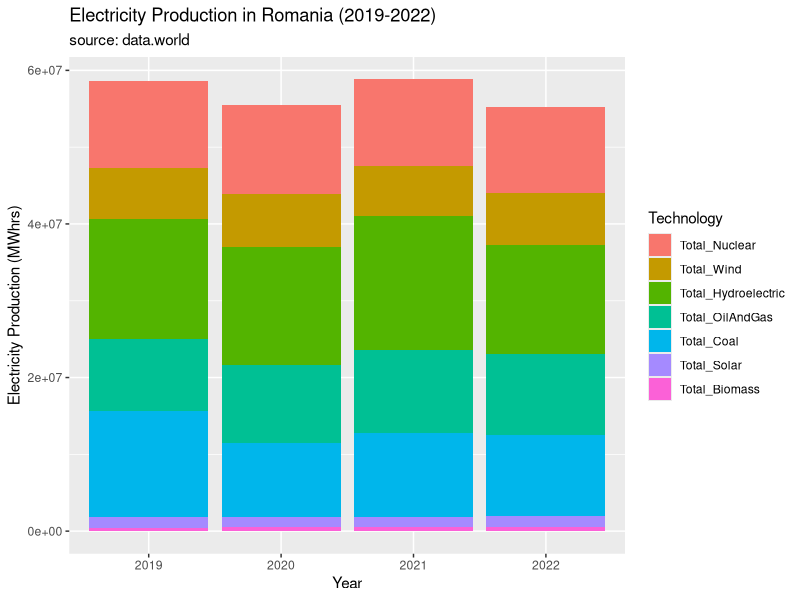
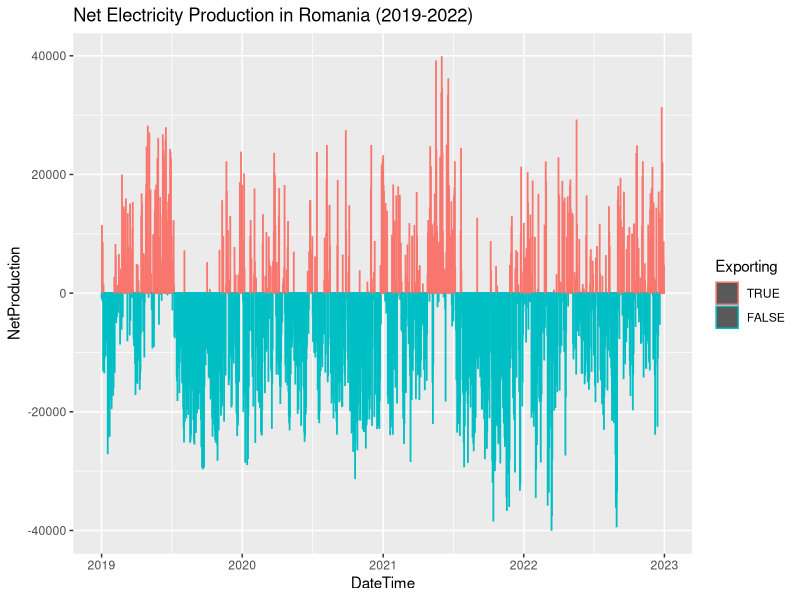
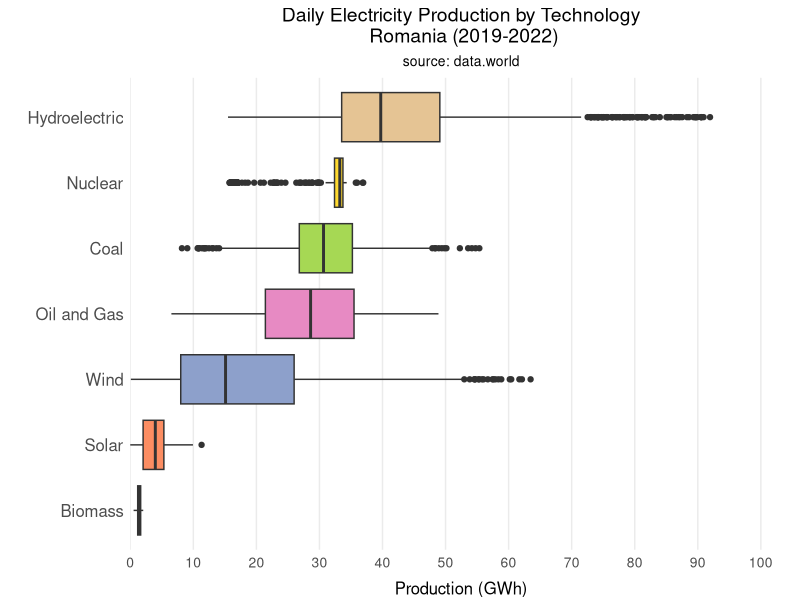
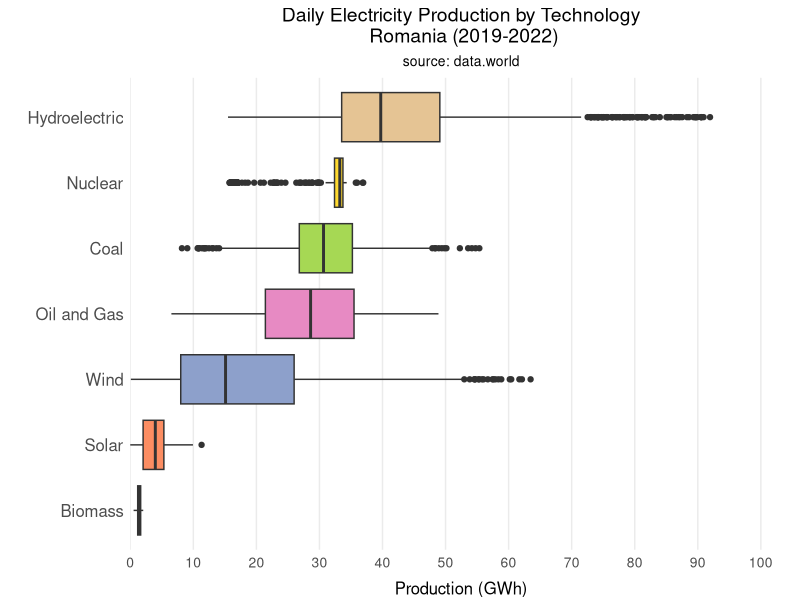

Source code (R) for these figures, in order:
## ---- chunk 1
#initial setup & files
library(RColorBrewer)
library(plyr)
library(reshape2)
library(tidyverse)

setwd("/Users/home/Downloads/5. Github Public Repos/Daily-Electricity-in-Romania--2019-2023--EDA")
romaniaElectricity <- read.csv("datasets/daily_electricity_data.csv")
romaniaElectricity <- romaniaElectricity %>%
  mutate(DateTime = as.Date(DateTime)) %>%
  filter(DateTime < "2023-01-01")
## ---- chunk 2
#Types of potential graphs:
#-barplot of production by year + by category(stacked)
#-timeseries plot of net electricity production (if negative - country is importing elecricity, if positive - exporting)
#-mean electricity production by technology type (transform the data to get categorical var)
## ---- chunk 3
#exploring the data a little bit
head(romaniaElectricity)
str(romaniaElectricity) 
#DateTime needs to be a date var
#also need to take individual columns with different electricity production tech into two columns: tech and production_num
## ---- chunk 4
#graph1 production by year

productionByYear <- romaniaElectricity %>%
  mutate(Year = format(DateTime, "%Y")) %>%
  group_by(Year) %>%
  mutate(Total_Consumption = sum(Consumption),
    Total_Production = sum(Production),
    Total_Nuclear = sum(Nuclear),
    Total_Wind = sum(Wind),
    Total_Hydroelectric = sum(Hydroelectric),
    Total_OilAndGas = sum(Oil.and.Gas),
    Total_Coal = sum(Coal),
    Total_Solar = sum(Solar),
    Total_Biomass = sum(Biomass)) %>%
  select(Year, Total_Production,
            Total_Nuclear, Total_Wind, Total_Hydroelectric,
            Total_OilAndGas, Total_Coal, Total_Solar, Total_Biomass) %>%
  summarise_all(mean)

productionByYear <- melt(productionByYear, 
                         id.vars = c("Year", "Total_Production"),
                         variable.name = "Technology",
                         value.name = "Technology_Production") %>%
  arrange(Year)

ggplot(productionByYear, aes(x = Year, y = Technology_Production, fill = Technology)) + 
  geom_bar(stat = "identity") +
  labs(x = "Year",
       y = "Electricity Production (MWhrs)",
       title = "Electricity Production in Romania (2019-2022)",
       subtitle = "source: data.world") +
  theme()
## ---- chunk 5
#graph2 net electricity
netElectricity <- romaniaElectricity %>%
  select(DateTime, Production, Consumption) %>%
  mutate(NetProduction = Production - Consumption,
         Exporting = NetProduction > 0) %>%
  select(DateTime, NetProduction, Exporting) %>%
  mutate(Exporting = factor(Exporting, levels = c("TRUE", "FALSE")))


ggplot(netElectricity, aes(x = DateTime, y = NetProduction, color = Exporting)) + 
  geom_col() +
  labs(title = "Net Electricity Production in Romania (2019-2022)")
## ---- chunk 6
#graph3 production by technology
productionByTechnology <- melt(romaniaElectricity,
                               id.vars = c("DateTime", "Consumption", "Production"),
                               variable.name = "Technology",
                               value.name = "Technology_Production") %>%
  mutate(Technology_Production = Technology_Production / 1000) %>% #transform to GWh
  arrange(DateTime) %>%
  group_by(Technology) %>%
  mutate(Median_Production = median(Technology_Production)) %>%
  ungroup()

#changing one of the levels
productionByTechnology$Technology <- revalue(productionByTechnology$Technology,
                                             c("Oil.and.Gas" = "Oil and Gas"))

#sorting the levels in factor
productionByTechnology$Technology <- fct_reorder(productionByTechnology$Technology, productionByTechnology$Median_Production)

ggplot(productionByTechnology, aes(x = Technology_Production, y = Technology, fill = Technology)) +
  geom_boxplot() +
  scale_x_continuous(limits = c(0,105), 
                     breaks = c(0,10,20,30,40,50,60,70,80,90,100), 
                     expand = c(0,0)) +
  labs(title = "Daily Electricity Production by Technology\n Romania (2019-2022)",
       subtitle = "source: data.world",
       x = "Production (GWh)",
       y = "") + 
  scale_fill_brewer(palette = "Set2") +
  theme_minimal() +
  theme(plot.title = element_text(size = 14, hjust=0.5),
        plot.subtitle = element_text(size = 10, hjust=0.5),
        axis.text.y = element_text(size = 12),
        axis.text.x = element_text(size = 10),
        axis.title.x = element_text(size = 12, vjust = -0.5),
        legend.position = "none",
        panel.grid.minor.x = element_blank(),
        panel.grid.major.y = element_blank(),
        panel.grid.minor.y = element_blank())

#save the graph
ggsave("outputs/graph3.jpg", width = 1920, height = 1080, units = "px")
